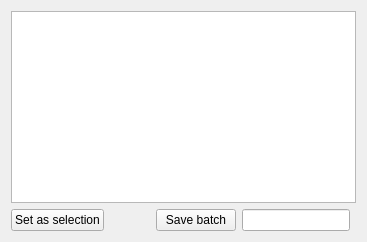
                   <widget class="QWidget" name="tb_last_batch">
                    <attribute name="title">
                     <string>Last batch</string>
                    </attribute>
                    <layout class="QGridLayout" name="gridLayout_9">
                     <item row="0" column="0" colspan="5">
                      <widget class="QTextBrowser" name="txtb_last_batch"/>
                     </item>
                     <item row="1" column="2">
                      <widget class="QPushButton" name="bt_save_batch">
                       <property name="text">
                        <string>Save batch</string>
                       </property>
                      </widget>
                     </item>
                     <item row="1" column="0">
                      <widget class="QPushButton" name="bt_set_batch_as_selection">
                       <property name="text">
                        <string>Set as selection</string>
                       </property>
                      </widget>
                     </item>
                     <item row="1" column="3">
                      <widget class="QLineEdit" name="le_batch_name"/>
                     </item>
                     <item row="1" column="1">
                      <spacer name="horizontalSpacer_10">
                       <property name="orientation">
                        <enum>Qt::Horizontal</enum>
                       </property>
                       <property name="sizeHint" stdset="0">
                        <size>
                         <width>40</width>
                         <height>20</height>
                        </size>
                       </property>
                      </spacer>
                     </item>
                    </layout>
                   </widget>
